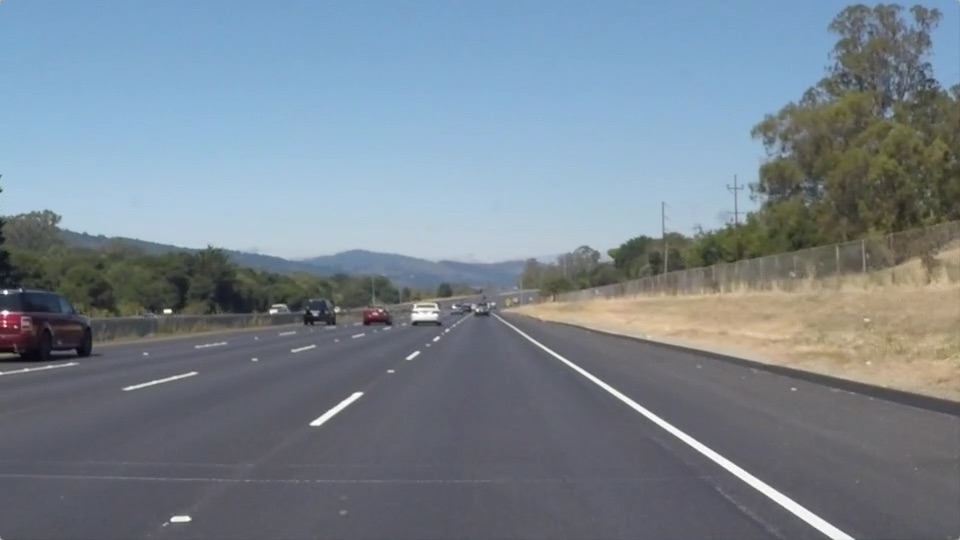
#> input picture test_images/solidWhiteRight.jpg, 960 x 540 px; its folder holds only this picture in this run
$ jupyter execute --allow-errors Test.ipynb   (shell and % lines are left out)
#> lines starting #> are read from the running program, lines starting #| are printed output that depends on the picture; after the words box and inside, x2 and y2 are one past the last pixel; in counts of white or black regions, pixels touching at a corner belong together; long printed decimals are rounded
[cell 1]
#importing some useful packages
import matplotlib.pyplot as plt
import matplotlib.image as mpimg
import numpy as np
import cv2

[cell 2]
import os
dirs=os.listdir("test_images/")
print(dirs)
for file in dirs:
    image = mpimg.imread("test_images/"+file)
#> image is the input picture: shape (540, 960, 3); mean R, G, B 120.3, 132.6, 143.7

    #printing out some stats and plotting
    print('This image is:', type(image), 'with dimensions:', image.shape)
#| This image is: <class 'numpy.ndarray'> with dimensions: (540, 960, 3)
    plt.imshow(image)  # if you wanted to show a single color channel image called 'gray', for example, call as plt.imshow(gray, cmap='gray')
    ysize = image.shape[0]
#> ysize = 540
    xsize = image.shape[1]
#> xsize = 960
    color_select = np.copy(image)
    line_image = np.copy(image)
    red_threshold = 200
    green_threshold = 200
    blue_threshold = 200
    rgb_threshold = [red_threshold, green_threshold, blue_threshold]
    left_bottom = [0, 539]
    right_bottom = [900, 539]
    apex = [475, 320]
    fit_left = np.polyfit((left_bottom[0], apex[0]), (left_bottom[1], apex[1]), 1)
    fit_right = np.polyfit((right_bottom[0], apex[0]), (right_bottom[1], apex[1]), 1)
    fit_bottom = np.polyfit((left_bottom[0], right_bottom[0]), (left_bottom[1], right_bottom[1]), 1)

    color_thresholds = (image[:,:,0] < rgb_threshold[0]) | \
                        (image[:,:,1] < rgb_threshold[1]) | \
                        (image[:,:,2] < rgb_threshold[2])
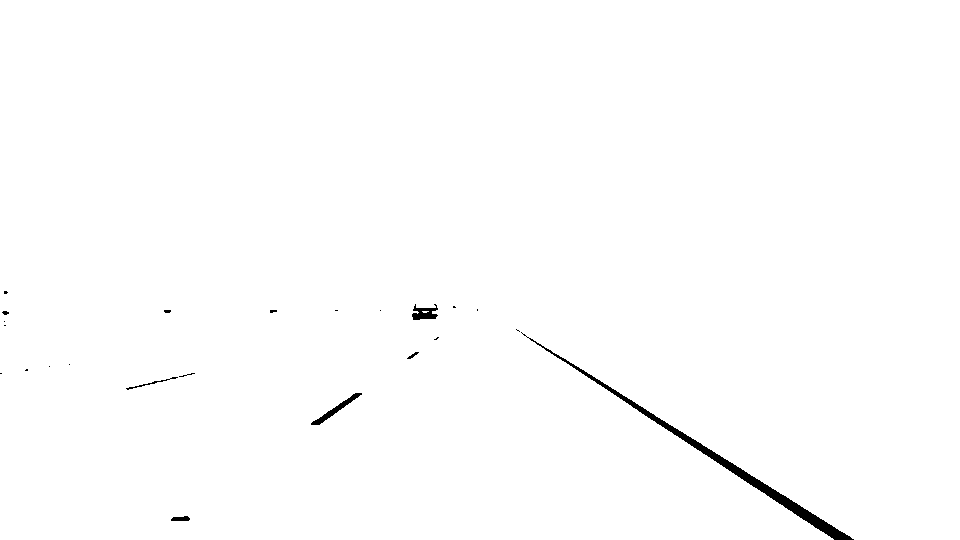
#> color_thresholds: shape (540, 960) bool; 99.4% white; 23 black regions (16 under 20 px), largest, box (x1, y1, x2, y2) and area: (521, 332, 854, 540) 2350, (311, 393, 362, 425) 291, (412, 304, 438, 320) 247

    XX, YY = np.meshgrid(np.arange(0, xsize), np.arange(0, ysize))
    region_thresholds = (YY > (XX*fit_left[0] + fit_left[1])) & \
                    (YY > (XX*fit_right[0] + fit_right[1])) & \
                    (YY < (XX*fit_bottom[0] + fit_bottom[1]))
    color_select[color_thresholds | ~region_thresholds] = [0, 0, 0]
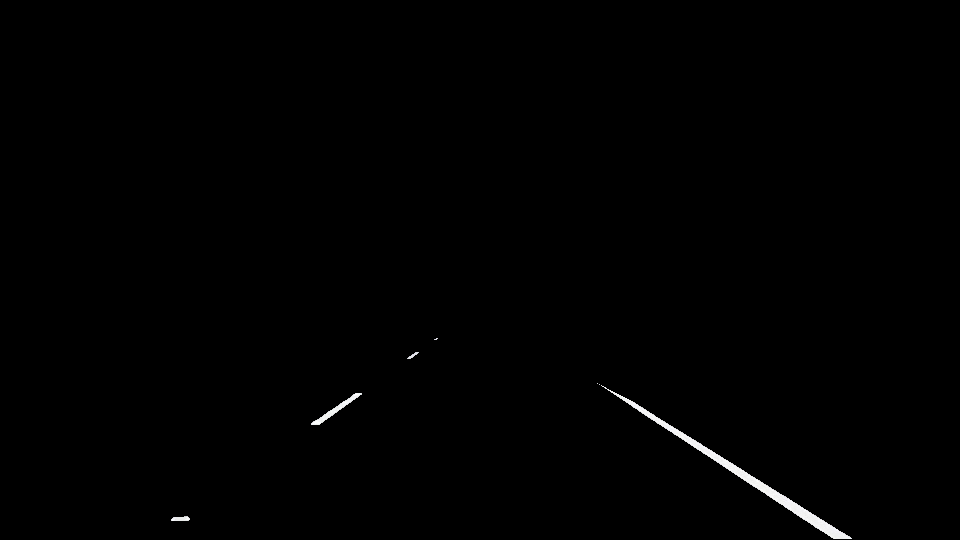
#> color_select: shape (540, 960, 3); mean R, G, B 1.1, 1.1, 1.1
    # Color pixels red where both color and region selections met
    line_image[~color_thresholds & region_thresholds] = [255, 0, 0]
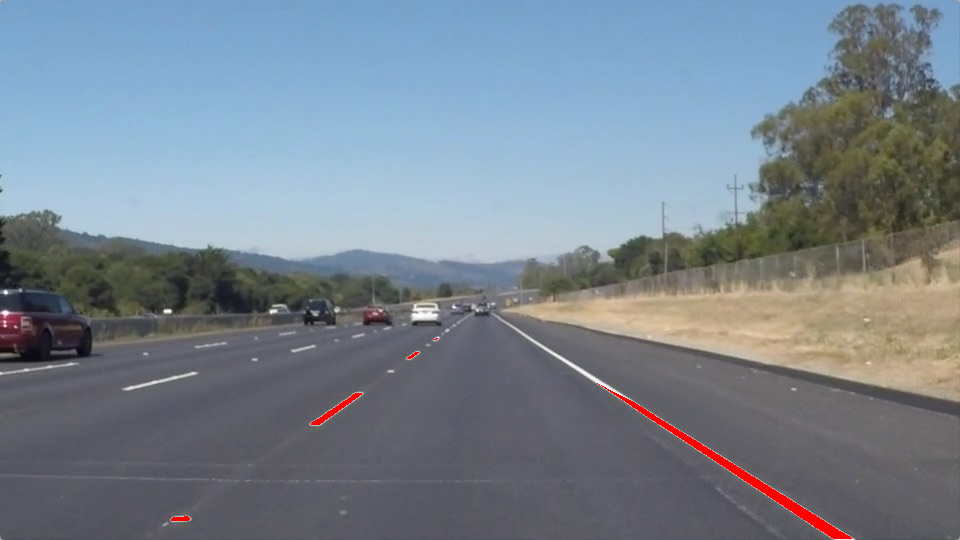
#> line_image: shape (540, 960, 3); 0.47% of pixels changed, all inside (x1, y1, x2, y2) = (171, 338, 852, 539)

    # Display the image and show region and color selections
    plt.imshow(image)
    x = [left_bottom[0], right_bottom[0], apex[0], left_bottom[0]]
    y = [left_bottom[1], right_bottom[1], apex[1], left_bottom[1]]
    plt.plot(x, y, 'r--', lw=4)
    plt.imshow(color_select)
    plt.imshow(line_image)
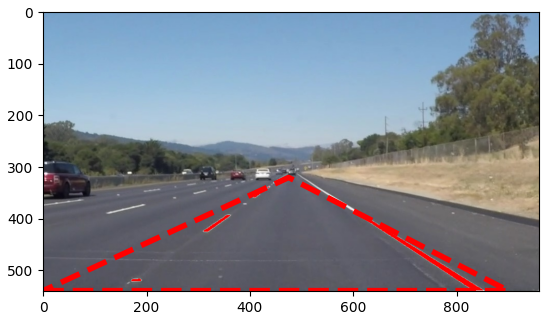
#> figure drawn by matplotlib, 1 panel

$ run again, on test_images/solidYellowCurve2.jpg
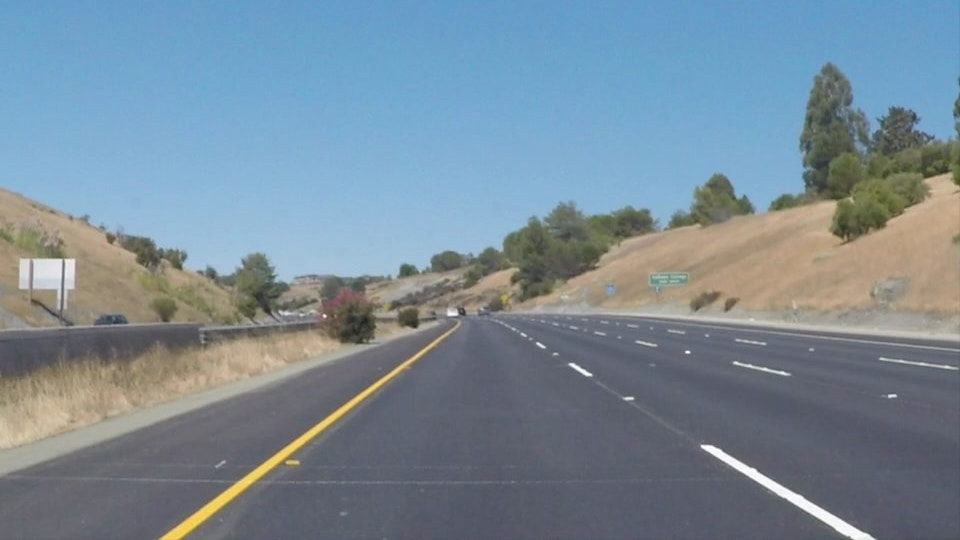
#> input picture test_images/solidYellowCurve2.jpg, 960 x 540 px
#> image is the input picture: shape (540, 960, 3); mean R, G, B 120.7, 138.6, 151.5
#| This image is: <class 'numpy.ndarray'> with dimensions: (540, 960, 3)
#> `color_thresholds = (image[:,:,0] < rgb_threshold[0]) | \ (image[:,:,1]..`:
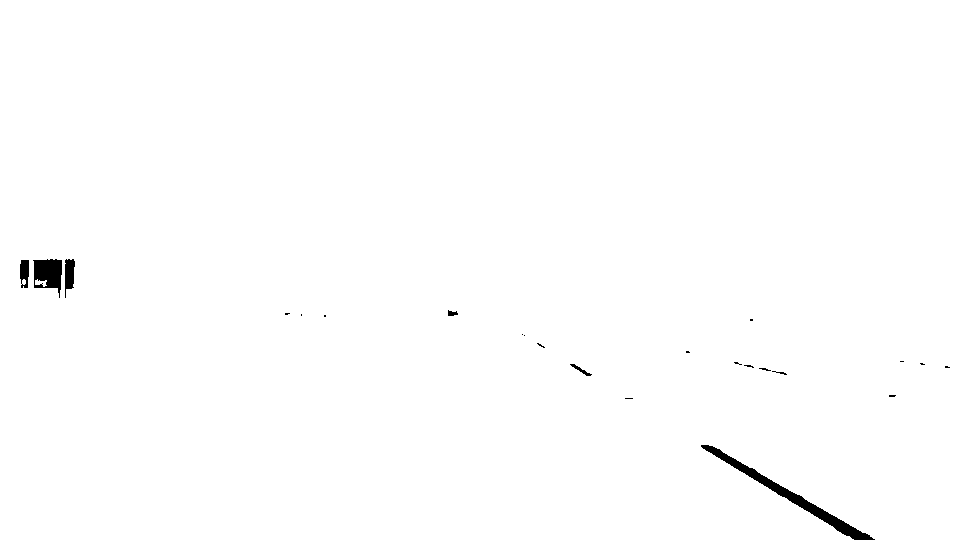
#> color_thresholds: shape (540, 960) bool; 99.4% white; 23 black regions (16 under 20 px), largest, box (x1, y1, x2, y2) and area: (701, 445, 875, 540) 1630, (33, 259, 62, 298) 740, (65, 259, 75, 298) 275
#> line_image: shape (540, 960, 3); 0.31% of pixels changed, all inside (x1, y1, x2, y2) = (625, 398, 873, 539)
#> `[cell 2] import os dirs=os.listdir("test_images/") print(dirs) for fil..`:
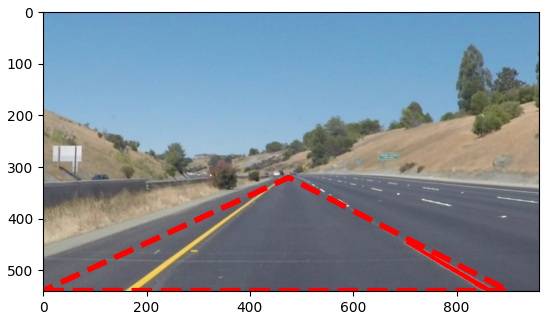
#> figure drawn by matplotlib, 1 panel

$ run again, on test_images/solidYellowLeft.jpg
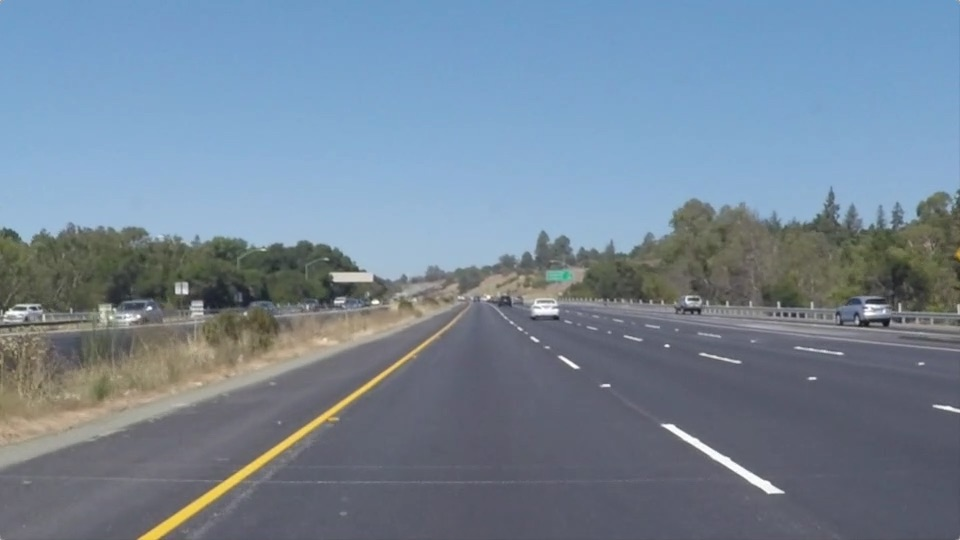
#> input picture test_images/solidYellowLeft.jpg, 960 x 540 px
#> image is the input picture: shape (540, 960, 3); mean R, G, B 116.5, 133.6, 150.8
#| This image is: <class 'numpy.ndarray'> with dimensions: (540, 960, 3)
#> `color_thresholds = (image[:,:,0] < rgb_threshold[0]) | \ (image[:,:,1]..`:
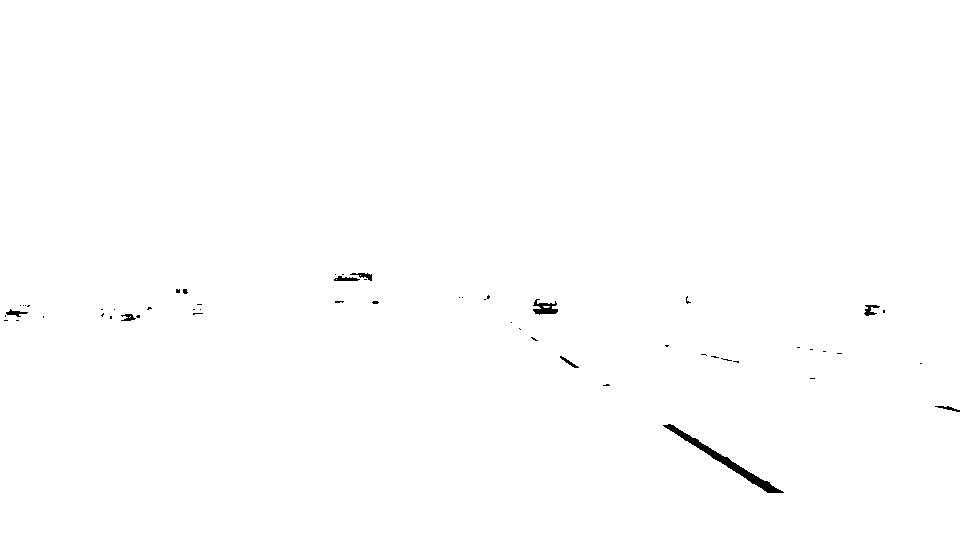
#> color_thresholds: shape (540, 960) bool; 99.6% white; 55 black regions (45 under 20 px), largest, box (x1, y1, x2, y2) and area: (663, 424, 784, 493) 915, (533, 299, 558, 315) 217, (864, 305, 880, 316) 89
#> line_image: shape (540, 960, 3); 0.18% of pixels changed, all inside (x1, y1, x2, y2) = (663, 424, 784, 493)
#> `[cell 2] import os dirs=os.listdir("test_images/") print(dirs) for fil..`:
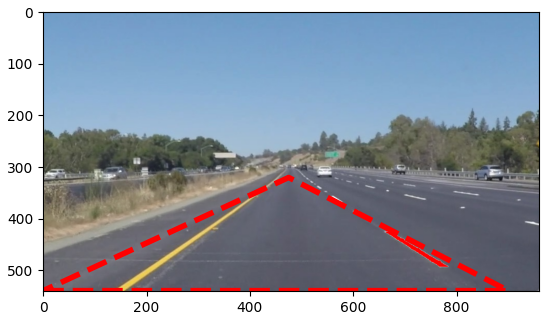
#> figure drawn by matplotlib, 1 panel

$ run again, on test_images/solidYellowCurve.jpg
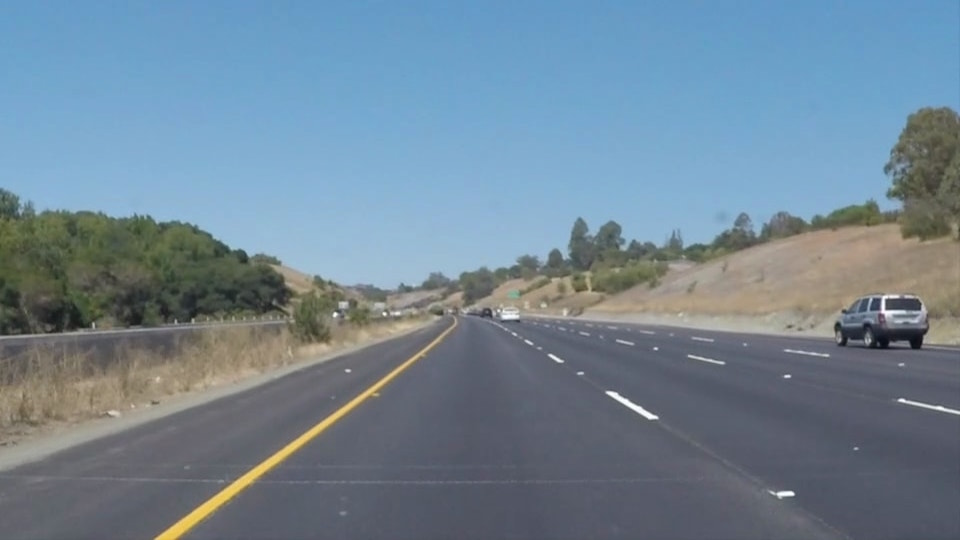
#> input picture test_images/solidYellowCurve.jpg, 960 x 540 px
#> image is the input picture: shape (540, 960, 3); mean R, G, B 113, 133.4, 149
#| This image is: <class 'numpy.ndarray'> with dimensions: (540, 960, 3)
#> `color_thresholds = (image[:,:,0] < rgb_threshold[0]) | \ (image[:,:,1]..`:
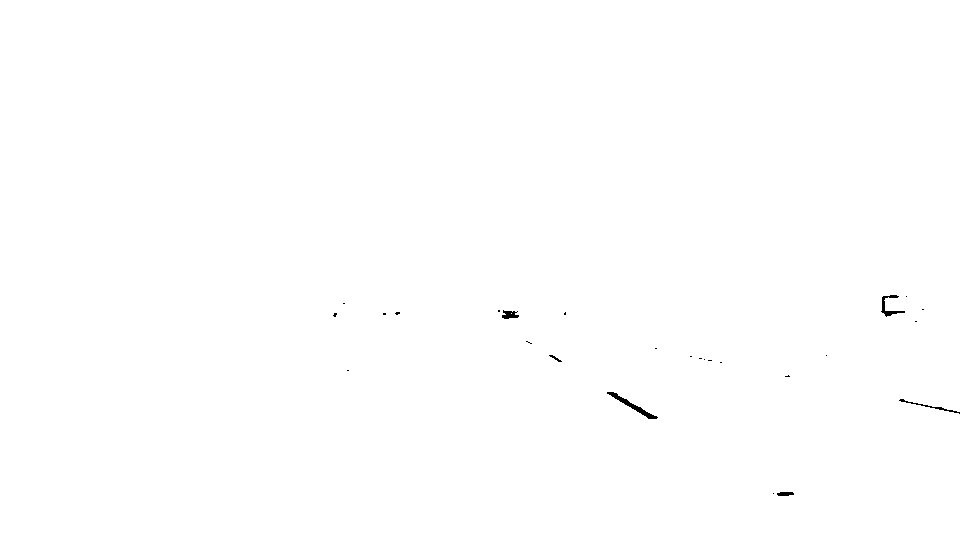
#> color_thresholds: shape (540, 960) bool; 99.9% white; 26 black regions (20 under 20 px), largest, box (x1, y1, x2, y2) and area: (607, 392, 658, 419) 245, (881, 295, 905, 317) 150, (899, 399, 960, 414) 105, (502, 310, 519, 319) 100, (777, 492, 794, 496) 58, (549, 355, 562, 362) 29
#| This image is: <class 'numpy.ndarray'> with dimensions: (540, 960, 3)
#> edges: shape (540, 960); 1.3% white in thin lines or dots, all inside (x1, y1, x2, y2) = (0, 114, 960, 540)
#| 540
#| 960
#| [[[  0 540]
#|   [450 290]
#|   [490 290]
#|   [960 540]]]
#> mask: shape (540, 960); 24.2% white; 1 white region, box (x1, y1, x2, y2) and area: (1, 290, 960, 540) 125210
#> masked_edges: shape (540, 960); 0.36% white in thin lines or dots, all inside (x1, y1, x2, y2) = (154, 291, 795, 540)
#> lines = 26 rows, first 6: [154, 538, 483, 308], [190, 526, 490, 308], [360, 348, 486, 307], [453, 294, 630, 408], [372, 391, 487, 307], [461, 296, 782, 497]
#| 480.0
#> the loop `for line in lines:` made 26 passes
#> (printed output is left out)
#> after the loop `for line in lines:`: left_x = [318, 459, 155, 472]; right_x = [499, 781, 519, 651]; right_y = [314, 497, 318, 414]
#> left_m = 1; left_b = -1.98e-14
#| 1.0
#> xmax_left = 540
#> xmin_left = 270
#| ab 540 270
#> right_m = 0.666; right_b = -22.33
#| 0.6663
#> xmax_right = 844
#> `xmin_right=(ymin-right_b)/right_m`: xmin_right = 438.8
#> `xmin_right=int(xmin_right)`: xmin_right = 438
#> `lines_edges = cv2.addWeighted(color_edges, 0.8, line_image, 1, 0)`:
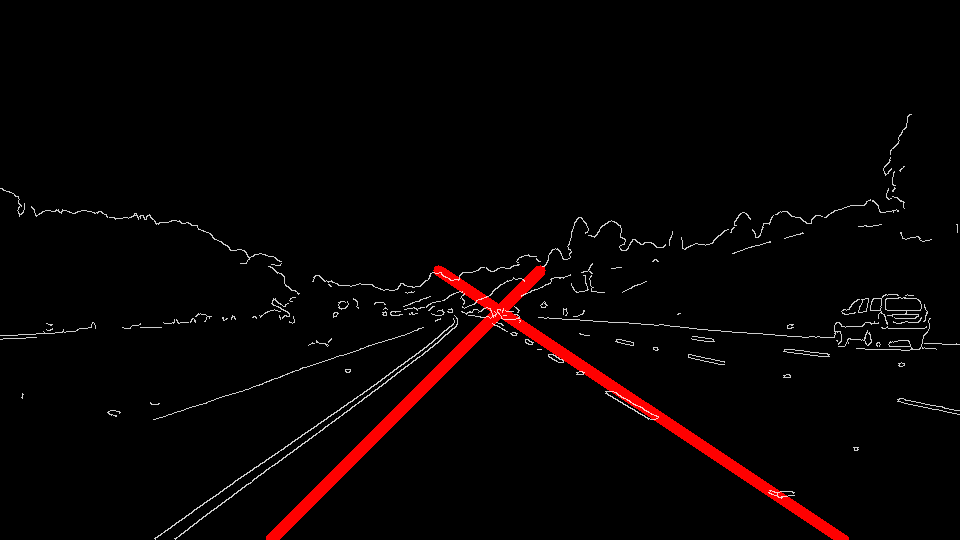
#> lines_edges: shape (540, 960, 3); mean of channels 0, 1, 2 7.3, 2.6, 2.6; drawn as R, G, B

$ run again, on test_images/whiteCarLaneSwitch.jpg
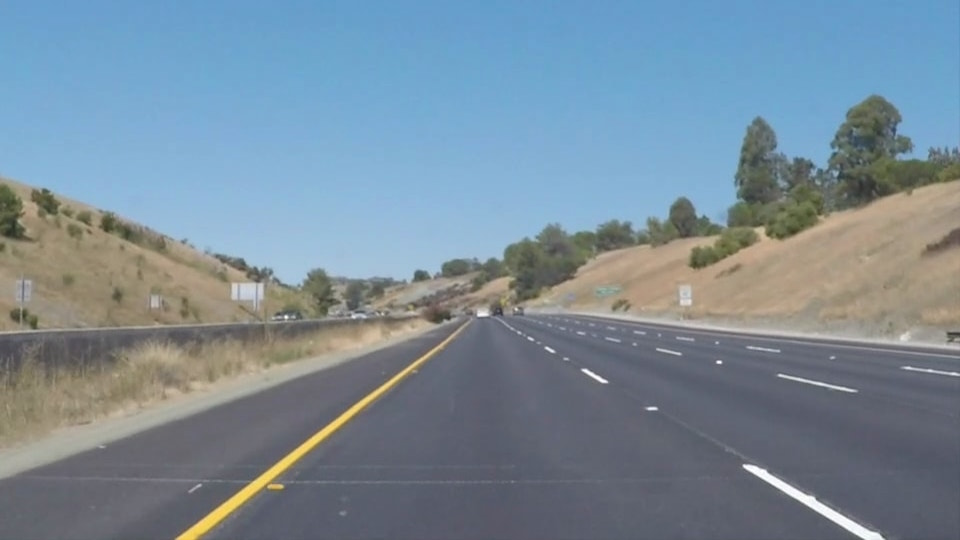
#> input picture test_images/whiteCarLaneSwitch.jpg, 960 x 540 px
#> image is the input picture: shape (540, 960, 3); mean R, G, B 121.2, 139.4, 152.9
#| This image is: <class 'numpy.ndarray'> with dimensions: (540, 960, 3)
#> color_thresholds: shape (540, 960) bool; 99.6% white; 30 black regions (20 under 20 px), largest, box (x1, y1, x2, y2) and area: (743, 465, 884, 540) 1247, (241, 284, 256, 295) 108, (779, 375, 853, 391) 103
#| This image is: <class 'numpy.ndarray'> with dimensions: (540, 960, 3)
#> edges: shape (540, 960); 1.3% white in thin lines or dots, all inside (x1, y1, x2, y2) = (0, 95, 960, 540)
#| 540
#| 960
#| [[[  0 540]
#|   [450 290]
#|   [490 290]
#|   [960 540]]]
#> mask: shape (540, 960); 24.2% white; 1 white region, box (x1, y1, x2, y2) and area: (1, 290, 960, 540) 125210
#> masked_edges: shape (540, 960); 0.4% white in thin lines or dots, all inside (x1, y1, x2, y2) = (175, 290, 885, 540)
#> lines = 34 rows, first 6: [195, 538, 499, 301], [460, 295, 883, 539], [176, 538, 478, 311], [378, 389, 486, 308], [488, 314, 863, 539], [350, 360, 501, 305]
#> the loop `for line in lines:` made 34 passes
#> after the loop `for line in lines:`: leftPoints = 42 pairs, first value 176 to 529, second value 291 to 538; rightPoints = [(460, 295), (883, 539), (488, 314), (863, 539), (462, 295), (743, 464), (470, 310), (605, 379), (459, 295), (863, 538), (490, 311), (858, 524), (424, 306), (604, 379), (511, 330), (744, 464)]
#> `X = leftPoints[:,0]`: X = 42 values, max 529 at index 17, min 176 at index 2, mean 373.4
#> `y = leftPoints[:,1]`: y = 42 values, max 538 at index 0, min 291 at index 31, mean 391.8
#> left_m = -0.688; left_b = 648.7
#> xmax_left = 158
#> `xmin_left=(ymin-left_b)/left_m`: xmin_left = 550.5
#> `xmin_left=int(xmin_left)`: xmin_left = 550
#> `rightPoints = np.array(rightPoints)`: rightPoints = 16 rows, first 8: [460, 295], [883, 539], [488, 314], [863, 539], [462, 295], [743, 464], [470, 310], [605, 379]
#> `X = rightPoints[:,0]`: X = [460, 883, 488, 863, 462, 743, 470, 605, 459, 863, 490, 858, 424, 604, 511, 744]
#> `y = rightPoints[:,1]`: y = [295, 539, 314, 539, 295, 464, 310, 379, 295, 538, 311, 524, 306, 379, 330, 464]
#> right_m = 0.573; right_b = 37.19
#> `xmax_right=(ymax-right_b)/right_m`: xmax_right = 877.7
#> `xmin_right=(ymin-right_b)/right_m`: xmin_right = 406.4
#> `xmax_right=int(xmax_right)`: xmax_right = 877
#> `xmin_right=int(xmin_right)`: xmin_right = 406
#> `lines_edges = cv2.addWeighted(image, 0.8, line_image, 1, 0)`:
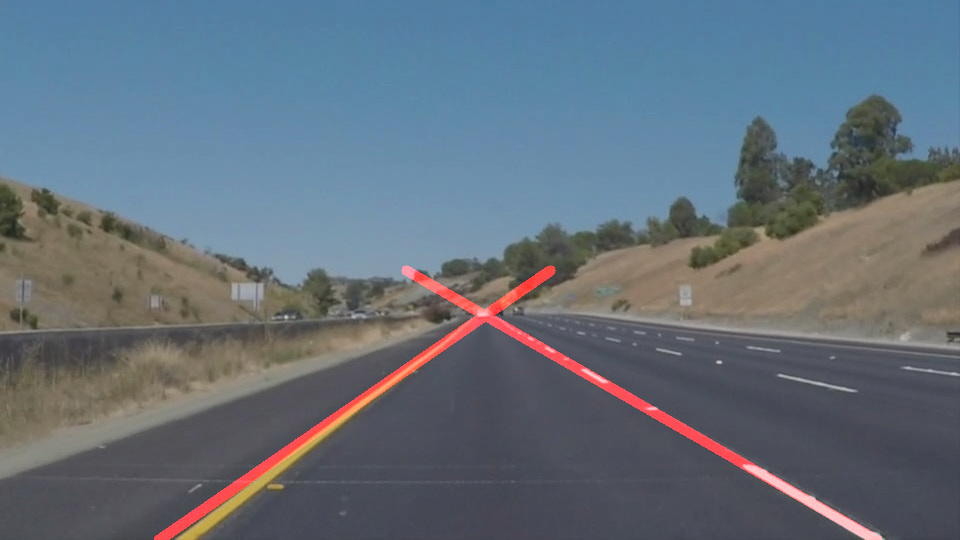
#> lines_edges: shape (540, 960, 3); mean R, G, B 100, 111.5, 122.3
